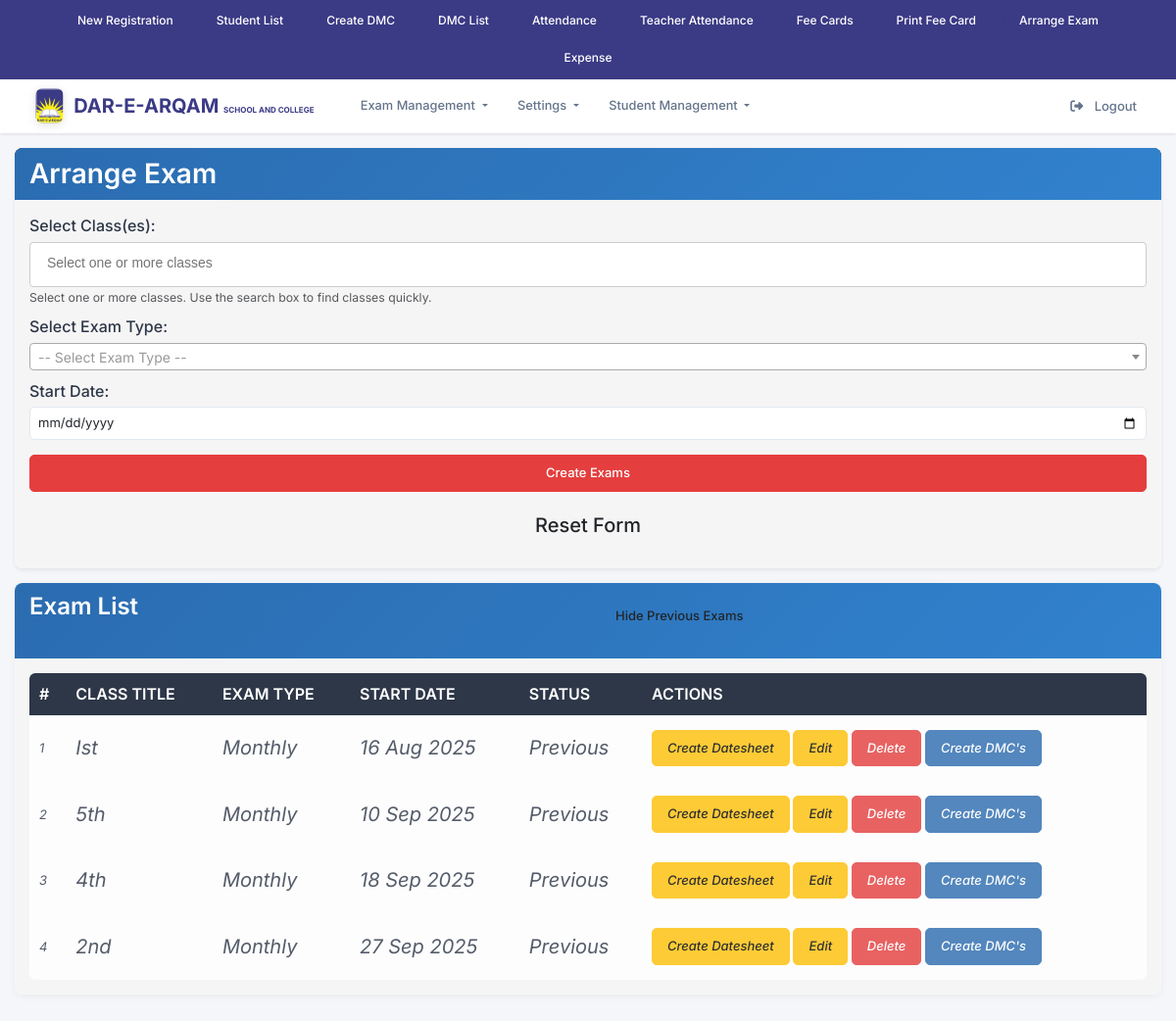
Page /arrange_exam.php?show_previous=1 (signed in) on the committed database.
### tables this page shows
CREATE TABLE `modules` (
  `id` int(11) NOT NULL,
  `parent_id` int(11) DEFAULT NULL,
  `title` varchar(100) NOT NULL,
  `url` varchar(255) NOT NULL DEFAULT '#',
  `description` varchar(255) DEFAULT NULL,
  `status` tinyint(1) DEFAULT 1,
  `created_at` timestamp NOT NULL DEFAULT current_timestamp(),
  `type` enum('Parent','Child') NOT NULL DEFAULT 'Parent'
);

CREATE TABLE `arrange_exam` (
  `id` int(11) NOT NULL,
  `exam_type_id` int(11) NOT NULL,
  `class_id` int(11) NOT NULL,
  `start_date` date NOT NULL,
  `created_at` datetime NOT NULL DEFAULT current_timestamp(),
  `status` int(11) NOT NULL DEFAULT 0
);

CREATE TABLE `classes` (
  `id` int(11) NOT NULL,
  `course_id` int(11) DEFAULT NULL,
  `title` varchar(255) NOT NULL,
  `dated` date NOT NULL DEFAULT current_timestamp(),
  `status` int(11) DEFAULT NULL
);

CREATE TABLE `exam_types` (
  `id` int(11) NOT NULL,
  `title` varchar(255) NOT NULL,
  `dated` datetime NOT NULL DEFAULT current_timestamp(),
  `status` int(11) NOT NULL DEFAULT 0
);

### arrange_exam.php (the view, shortened to what this page needs)
<?php
$edit_mode = false;
require_once('conn_inc.php');
$show_previous = isset($_GET['show_previous']) && $_GET['show_previous'] == '1';
$previous_days_threshold = 15;
$threshold_date = date('Y-m-d', strtotime("-$previous_days_threshold days"));
if ($show_previous) {
    $result = $conn->query("
        SELECT es.id, es.class_id, es.exam_type_id, es.start_date,
               c.title AS class_title, et.title AS exam_type_title
        FROM arrange_exam es
        JOIN classes c ON es.class_id = c.id
        JOIN exam_types et ON es.exam_type_id = et.id
        ORDER BY es.start_date ASC, c.title ASC
    ");
}
$exam_list = [];
if ($result) {
    while ($row = $result->fetch_assoc()) {
        $exam_list[] = $row;
    }
} else {
    $_SESSION['message'] = "Error loading exams: " . $conn->error;
    $_SESSION['message_type'] = 'danger';
}
$previous_count_result = $conn->query("
    SELECT COUNT(*) as count FROM arrange_exam
    WHERE start_date < '$threshold_date'
");
$previous_exam_count = 0;
if ($previous_count_result) {
    $previous_count_row = $previous_count_result->fetch_assoc();
    $previous_exam_count = $previous_count_row['count'];
}
$colors = [
    '#e6f3ff', '#e6ffe6', '#fff3e6', '#ffe6e6',
    '#f3e6ff', '#e6fff3', '#ffffe6', '#f0f0f0'
];
?>
<!DOCTYPE html>
<html lang="en">
<head>
    <link href="https://cdn.jsdelivr.net/npm/select2@4.1.0-rc.0/dist/css/select2.min.css" rel="stylesheet" />
</head>
<body>
<?php require_once('navbar.php'); ?>
<div class="container">
    <div class="row">
        <div class="col-md-12">
            <div class="panel shadow-sm">
                <div class="panel-heading bg-dark">
                    <h3 class="panel-title text-white fs-3"><?php echo $edit_mode ? 'Edit Exam' : 'Arrange Exam'; ?></h3>
                </div>
                <div class="panel-body">
                    <form method="post" action="">
                        <div class="form-group">
                            <label class="fs-6">Select Class(es):</label>
                            <small class="text-muted">Select one or more classes. Use the search box to find classes quickly.</small>
                        </div>
                        <div class="form-group">
                            <label class="fs-6">Select Exam Type:</label>
                        </div>
                        <div class="form-group">
                            <label class="fs-6">Start Date:</label>
                            <input type="date" class="form-control" name="dated" required
                                   value="<?php if ($edit_mode && isset($edit_data)) echo $edit_data['start_date']; ?>">
                        </div>
                        <div class="text-right">
                            <button type="submit" class="btn btn-danger">
                                <?php echo $edit_mode ? 'Update Exam' : 'Create Exams'; ?>
                            </button>
                            <?php if ($edit_mode): ?>
                                <a href="<?php echo $_SERVER['PHP_SELF']; ?>" class="btn btn-default">
                                    <span class="glyphicon glyphicon-remove"></span> Cancel Edit
                                </a>
                            <?php else: ?>
                                <button type="reset" class="btn btn-default fs-5" id="resetBtn">
                                    <span class="glyphicon glyphicon-refresh"></span> Reset Form
                                </button>
                            <?php endif; ?>
                        </div>
                    </form>
                </div>
            </div>
            <div class="panel panel-danger">
                <div class="panel-heading">
                    <div class="row">
                        <div class="col-sm-6">
                            <h3 class="panel-title fs-4">Exam List</h3>
                        </div>
                        <div class="col-sm-6 text-right">
                            <?php if ($previous_exam_count > 0): ?>
                                <?php if ($show_previous): ?>
                                    <a href="<?php echo $_SERVER['PHP_SELF']; ?>" class="btn btn-xs btn-default show-previous-btn">
                                        <span class="glyphicon glyphicon-eye-close"></span> Hide Previous Exams
                                    </a>
                                <?php else: ?>
                                    <a href="<?php echo $_SERVER['PHP_SELF']; ?>?show_previous=1" class="btn btn-xs btn-info show-previous-btn">
                                        <span class="glyphicon glyphicon-eye-open"></span> Show Previous Exams (<?php echo $previous_exam_count; ?>)
                                    </a>
                                <?php endif; ?>
                            <?php endif; ?>
                        </div>
                    </div>
                </div>
                <div class="panel-body">
                    <?php if (!empty($exam_list)): ?>
                        <div class="table-responsive">
                            <table class="table table-bordered table-hover">
                                <thead>
                                    <tr>
                                        <th class="fs-6">#</th>
                                        <th class="fs-6">Class Title</th>
                                        <th class="fs-6">Exam Type</th>
                                        <th class="fs-6">Start Date</th>
                                        <th class="fs-6">Status</th>
                                        <th class="fs-6">Actions</th>
                                    </tr>
                                </thead>
                                <tbody>
                                    <?php
                                    $counter = 1;
                                    $display_threshold_date = date('Y-m-d', strtotime("-15 days"));
                                    ?>
                                    <?php foreach ($exam_list as $row):
                                        $is_previous = strtotime($row['start_date']) < strtotime($display_threshold_date);
                                        $row_class = $is_previous ? 'previous-exam' : 'course-' . ($counter % count($colors));
                                    ?>
                                        <tr class="<?php echo $row_class; ?>">
                                            <td data-label="#"><?php echo $counter++; ?></td>
                                            <td data-label="Class Title" class="fs-5"><?php echo htmlspecialchars($row['class_title']); ?></td>
                                            <td data-label="Exam Type" class="fs-5"><?php echo htmlspecialchars($row['exam_type_title']); ?></td>
                                            <td data-label="Start Date" class="fs-5"><?php echo date('d M Y', strtotime($row['start_date'])); ?></td>
                                            <td data-label="Status" class="fs-5">
                                                <?php if ($is_previous): ?>
                                                    <span class="label label-default">Previous</span>
                                                <?php else: ?>
                                                    <span class="label label-success">Upcoming/Current</span>
                                                <?php endif; ?>
                                            </td>
                                            <td data-label="Actions">
                                                <a href="datesheet.php?exam_id=<?php echo $row['id']; ?>&class_id=<?php echo $row['class_id']; ?>&exam_type=<?php echo urlencode($row['exam_type_title']); ?>" class="btn btn-xs btn-warning">
                                                    <span class="glyphicon glyphicon-edit"></span> Create Datesheet
                                                </a>
                                                <a href="?edit=<?php echo $row['id']; ?>" class="btn btn-xs btn-warning">
                                                    <span class="glyphicon glyphicon-edit"></span> Edit
                                                </a>
                                                <a href="?delete=<?php echo $row['id']; ?>" class="btn btn-xs btn-danger"
                                                   onclick="return confirm('Are you sure you want to delete this exam?')">
                                                    <span class="glyphicon glyphicon-trash"></span> Delete
                                                </a>
                                                <a href="result_entry.php?exam_id=<?php echo $row['id']; ?>&class_id=<?php echo $row['class_id']; ?>&exam_type_id=<?php echo $row['exam_type_id']; ?>" class="btn btn-xs btn-primary">
                                                    <span class="glyphicon glyphicon-list-alt"></span> Create DMC's
                                                </a>
                                            </td>
                                        </tr>
                                    <?php endforeach; ?>
                                </tbody>
                            </table>
                        </div>
                    <?php endif; ?>
                </div>
            </div>
        </div>
    </div>
</div>
</body>
</html>

### navbar.php (shortened to what this page needs)
<?php
require_once('conn_inc.php');
$user_id = $_SESSION['user_id'] ?? 0;
$role_modules = [];
if ($user_id) {
    $qry = "
        SELECT m.id, m.parent_id, m.title, m.url
        FROM role_modules rm
        INNER JOIN modules m ON rm.module_id = m.id
        INNER JOIN users u ON rm.role_id = u.role_id
        WHERE u.id = ?
        ORDER BY m.parent_id, m.title
    ";
    $stmt = $conn->prepare($qry);
    $stmt->bind_param("i", $user_id);
    $stmt->execute();
    $res = $stmt->get_result();
    while ($row = $res->fetch_assoc()) {
        $parent_id = $row['parent_id'] ?? 0;
        if ($parent_id == 0) {
            if (!isset($role_modules[$row['id']])) {
                $role_modules[$row['id']] = [
                    'title' => $row['title'],
                    'url' => $row['url'] ?? '#',
                    'children' => []
                ];
            }
        } else {
            $role_modules[$parent_id]['children'][] = [
                'title' => $row['title'],
                'url' => $row['url'] ?? '#'
            ];
        }
    }
}
?>
<link href="https://cdn.jsdelivr.net/npm/bootstrap@5.3.3/dist/css/bootstrap.min.css" rel="stylesheet">
<link href="https://cdnjs.cloudflare.com/ajax/libs/font-awesome/6.5.0/css/all.min.css" rel="stylesheet">
<div class="top-quick-bar" style="background-color: #3b3a85 !important;">
  <div class="quick-links-horizontal">
    <a href="student_registration.php" class="quick-link-horizontal-btn">
      New Registration
    </a>
    <a href="student_list.php" class="quick-link-horizontal-btn">
      Student List
    </a>
    <a href="create_dmcs.php" class="quick-link-horizontal-btn">
      Create DMC
    </a>
    <a href="dmc_list.php" class="quick-link-horizontal-btn">
      DMC List
    </a>
    <a href="attendance_class.php" class="quick-link-horizontal-btn">
      Attendance
    </a>
    <a href="users_attendance.php" class="quick-link-horizontal-btn">
      Teacher Attendance
    </a>
    <a href="fee_card_create_monthly.php" class="quick-link-horizontal-btn">
      Fee Cards
    </a>
    <a href="student_feecards.php" class="quick-link-horizontal-btn">
      Print Fee Card
    </a>
    <a href="arrange_exam.php" class="quick-link-horizontal-btn">
      Arrange Exam
    </a>
    <a href="expense.php" class="quick-link-horizontal-btn">
      Expense
    </a>
  </div>
</div>
<nav class="navbar navbar-expand-lg navbar-light sticky-top">
  <div class="container-fluid">
    <div class="navbar-main-content">
      <a class="navbar-brand" href="index.php">
        <img src="logo2.png" alt="Logo">
        <div class="brand-text"><span style="font-size:20px;color: #16253e !important;">DAR-E-ARQAM <small>SCHOOL AND COLLEGE</small></span> </div>
      </a>
      <div class="collapse navbar-collapse" id="mainNavbar">
        <ul class="navbar-nav me-auto mb-2 mb-lg-0">
          <?php foreach ($role_modules as $module_id => $module): ?>
            <?php
            $is_dropdown = !empty($module['children']);
            $module_title = isset($module['title']) ? $module['title'] : '';
            $module_url = isset($module['url']) ? $module['url'] : '#';
            ?>
            <li class="nav-item <?php echo $is_dropdown ? 'dropdown' : ''; ?>">
              <?php if (!$is_dropdown && !empty($module_title) && !empty($module_url) && $module_url != '#'): ?>
                <a class="nav-link <?php echo $module_url === 'index.php' ? 'active' : ''; ?>" href="<?php echo htmlspecialchars($module_url); ?>">
                  <?php echo htmlspecialchars($module_title); ?>
                </a>
              <?php elseif ($is_dropdown && !empty($module_title)): ?>
                <a class="nav-link dropdown-toggle" href="#" id="<?php echo htmlspecialchars(strtolower(str_replace(' ', '', $module_title))); ?>Dropdown" role="button" data-bs-toggle="dropdown">
                  <?php echo htmlspecialchars($module_title); ?>
                </a>
              <?php endif; ?>
            </li>
          <?php endforeach; ?>
        </ul>
        <ul class="navbar-nav ms-auto">
          <li class="nav-item">
            <a class="nav-link btn btn-logout rounded-5" href="logout.php">
              <i class="fa-solid fa-right-from-bracket me-2"></i>
              Logout
            </a>
          </li>
        </ul>
      </div>
    </div>
  </div>
</nav>

### arrange_exam.php (style rules this page uses)
.container { padding: 15px; max-width: 100%; margin: 0 auto; }
.form-group { margin-bottom: 20px; }
.form-control { width: 100%; padding: 12px; font-size: 16px; border-radius: 4px; }
.btn { padding: 12px 20px; font-size: 14px; margin: 5px 0; width: 100%; box-sizing: border-box; }
.btn-xs { padding: 6px 12px; font-size: 12px; width: auto; display: inline-block; }
.table-responsive { overflow-x: auto; -webkit-overflow-scrolling: touch; }
.table { width: 100%; margin-bottom: 0; }
.table th, .table td { padding: 12px; font-size: 14px; vertical-align: middle; }
.previous-exam { background-color: #f8f9fa !important; opacity: 0.8; }
.previous-exam td { color: #6c757d; font-style: italic; }
.show-previous-btn { margin-bottom: 15px; }

### rows in the picture
modules: title "Exam Management"
modules: title "Student Management"
arrange_exam: class.title "Ist", exam_type.title "Monthly", start_date "16 Aug 2025", shows "Previous"
arrange_exam: class.title "5th", exam_type.title "Monthly", start_date "10 Sep 2025", shows "Previous"
arrange_exam: class.title "4th", exam_type.title "Monthly", start_date "18 Sep 2025", shows "Previous"
arrange_exam: class.title "2nd", exam_type.title "Monthly", start_date "27 Sep 2025", shows "Previous"

### other values in the picture
$module_title "Settings"
